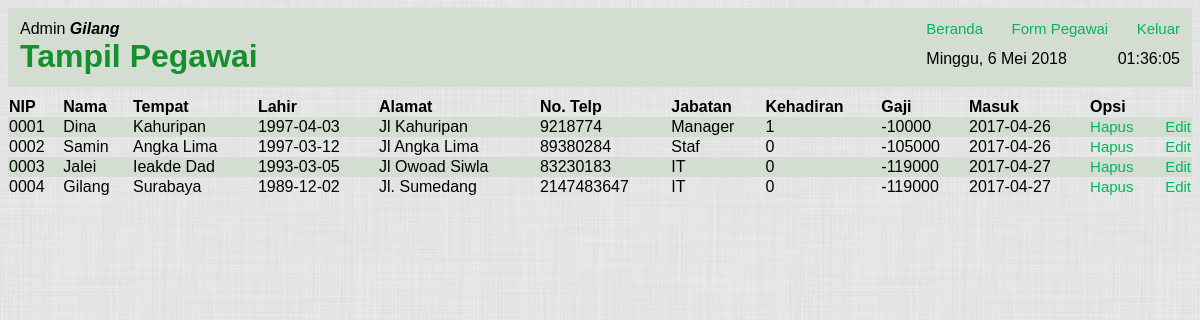
The app's page /tampilPegawai.php (signed in) with its own data.
### tables this page shows
CREATE TABLE `pegawai` (
  `nip` varchar(4) NOT NULL,
  `nama` varchar(30) NOT NULL,
  `tempat` varchar(10) NOT NULL,
  `tanggal` date NOT NULL,
  `telp` int(11) NOT NULL,
  `alamat` varchar(65) NOT NULL,
  `tmasuk` date NOT NULL,
  `jabatan` varchar(7) NOT NULL,
  `potongan` int(8) NOT NULL
);

### tampilPegawai.php (the view, shortened to what this page needs)
<?php
if (!isset($_SESSION['nip'])){
    $_SESSION['url'] = "tampilPegawai.php";
    include_once 'loginForm.php';
} else {
    ?>
    <!DOCTYPE html>
    <html>
        <head>
            <link rel="stylesheet" type="text/css" href="./css/tampilPegawai.css"
        </head>
        <body>
            <header>
                <div id="kiri">
                    <div id="namaAdmin">
                        Admin <i><?php if (isset($_SESSION['nama'])){echo $_SESSION['nama'];} else {echo "ROOT";} ?></i>
                    </div>
                    <h1 id="judul">Tampil Pegawai</h1>
                </div>
                <div id="kanan">
                    <div id="nav">
                        <a href="index.php">Beranda</a>
                        <a href="formPegawai.php">Form Pegawai</a>
                        <a href="logout.php">Keluar</a>
                    </div>
                    <div id="waktu">
                        <div id="tanggal"></div>
                        <div id="jam"></div>
                    </div>
                </div>
            </header>
            <table id="tabel">
            <tr>
                <th id="h0" onclick="sortTable(0)">NIP</th>
                <th id="h1" onclick="sortTable(1)">Nama</th>
                <th id="h2" onclick="sortTable(2)">Tempat</th>
                <th id="h3" onclick="sortTable(3)">Lahir</th>
                <th id="h4" onclick="sortTable(4)">Alamat</th>
                <th id="h5" onclick="sortTable(5)">No. Telp</th>
                <th id="h6" onclick="sortTable(6)">Jabatan</th>
                <th id="h7" onclick="sortTable(7)">Kehadiran</th>
                <th id="h8" onclick="sortTable(8)">Gaji</th>
                <th id="h9" onclick="sortTable(9)">Masuk</th>
                <th>Opsi</th>
            </tr>
            <?php
            function getKehadiran($nip){
                $link = mysqli_connect("localhost", "root", "", "e-salary");
                $result = mysqli_query($link, "select * from absensi where nip=$nip");
                $count = 0;
                while($data = mysqli_fetch_array($result)){
                    if(substr($data['tanggal'], 0, 7) === date("Y-m")){
                        $count++;
                    }
                }
                return $count;
            }
            function getGaji($kehadiran, $jabatan, $nip){
                $link = mysqli_connect("localhost", "root", "", "e-salary");
                $result = mysqli_query($link, "select * from pegawai where nip=$nip");
                $data = mysqli_fetch_array($result);
                if(date("Y-m") == substr($data['tmasuk'], 0, 7)){
                    $tmasuk = (int)substr($data['tmasuk'], 8, 2);
                } else {
                    $tmasuk = 0;
                }
                $tHadir = ((int)date("d")-$tmasuk)-($kehadiran-1);
                switch ($jabatan){
                    case 'IT' :
                        $gajiPokok = 100000;
                        $potongan = 17000;
                        break;
                    case 'Manager':
                        $gajiPokok = 110000;
                        $potongan = 20000;
                        break;
                    case 'Staf':
                        $gajiPokok = 90000;
                        $potongan = 15000;
                        break;
                }
                return ($gajiPokok*$kehadiran)-($tHadir*$potongan);
            }
            $link = mysqli_connect("localhost", "root", "", "e-salary");
            $result = mysqli_query($link, "select * from pegawai order by 1");
            while($data = mysqli_fetch_array($result)){
            if ($data['nip'] !== '0000'){
                $kehadiran = getKehadiran($data['nip']);?>
                <tr>
                    <td id="k0"><?php echo $data['nip']?></td>
                    <td id="k1"><?php echo $data['nama']?></td>
                    <td id="k2"><?php echo $data['tempat']?></td>
                    <td id="k3"><?php echo $data['tanggal']?></td>
                    <td id="k4"><?php echo $data['alamat']?></td>
                    <td id="k5"><?php echo $data['telp']?></td>
                    <td id="k6"><?php echo $data['jabatan']?></td>
                    <td id="k7"><?php echo $kehadiran?></td>
                    <td id="k8"><?php echo getGaji($kehadiran, $data['jabatan'], $data['nip'])?></td>
                    <td id="k9"><?php echo $data['tmasuk']?></td>
                    <td>
                        <a id="a_hapus" href="hapus.php?nip=<?php echo $data['nip'] ?>" onclick="return confirm('Apakah anda yakin ingin menghapus <?php echo $data['nama'];?> ?')">Hapus</a>
                        <a id="a_edit" href="formPegawai.php?nip=<?php echo $data['nip'] ?>">Edit</a>
                    </td>
                </tr>
            <?php
            }
            }
            ?>
            </table>
        </body>
    </html>
<?php
}

### css/tampilPegawai.css (style rules this page uses)
body { background: url(../images/BG.jpg); font-family: Arial, Helvetica, sans-serif; }
a { color:#00b75c; font-size:15px; text-decoration:none; transition: color 0.5s linear; -moz-transition: color 0.5s linear; -webkit-transition: color 0.5s linear; -o-transition: color 0.5s linear; }
table { margin-top: 10px; border-collapse: collapse; width: 100%; }
td { width: auto; }
th { text-align: left; }
tr:nth-child(2n) { background-color: #d3ddd1; }
#jam { margin-left: auto; }
#judul { color: rgb(22, 143, 45); margin: 12px; margin-top: 0px; }
header { display: flex; background-color: rgb(211, 221, 209); }
#kanan { margin-left: auto; padding-top: 12px; }
#nav a { margin: 12px; }
#a_edit { float: right; }
#namaAdmin { margin-left: 12px; margin-top: 12px; }
#namaAdmin i { font-weight: bold; }
#waktu { display: flex; padding: 12px; }

### records on screen
pegawai: nip "0001", nama "Dina", tempat "Kahuripan", tanggal "1997-04-03", alamat "Jl Kahuripan", telp "9218774", jabatan "Manager", kehadiran "1", jabatan+nip+tmasuk "-10000", tmasuk "2017-04-26"
pegawai: nip "0002", nama "Samin", tempat "Angka Lima", tanggal "1997-03-12", alamat "Jl Angka Lima", telp "89380284", jabatan "Staf", kehadiran "0", jabatan+nip+tmasuk "-105000", tmasuk "2017-04-26"
pegawai: nip "0003", nama "Jalei", tempat "Ieakde Dad", tanggal "1993-03-05", alamat "Jl Owoad Siwla", telp "83230183", jabatan "IT", kehadiran "0", jabatan+nip+tmasuk "-119000", tmasuk "2017-04-27"
pegawai: nip "0004", nama "Gilang", tempat "Surabaya", tanggal "1989-12-02", alamat "Jl. Sumedang", telp "2147483647", jabatan "IT", kehadiran "0", jabatan+nip+tmasuk "-119000", tmasuk "2017-04-27"

### other values on screen
$_SESSION['nama'] "Gilang"
